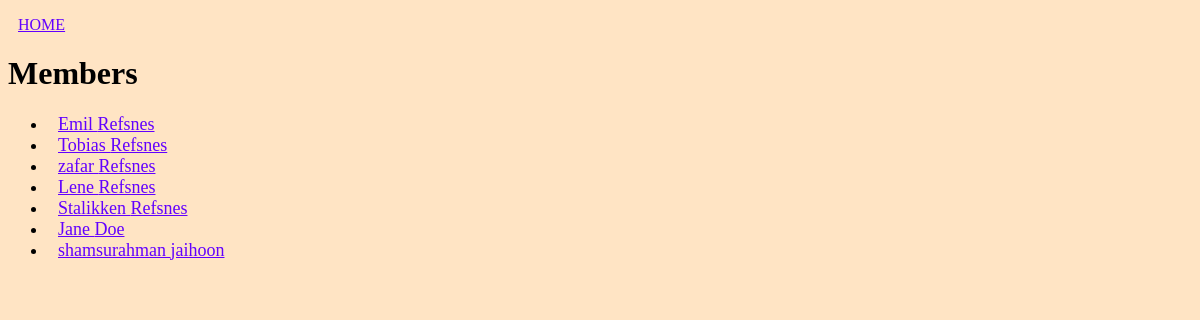
The page /members/ on the database its author committed.
### members/models.py (models this page shows, shortened)
class Member(models.Model):
  firstname = models.CharField(max_length=255)
  lastname = models.CharField(max_length=255)
  phone = models.IntegerField(null=True)
  joined_date = models.DateField(null=True)

### members/views.py (the view)
# urls.py: path('members/', views.members, name='members'),
def members(request):
  mymembers = Member.objects.all().values()
  template = loader.get_template('all_members.html')
  context = {
    'mymembers': mymembers,
  }
  return HttpResponse(template.render(context, request))

### members/templates/all_members.html (shortened to what this page needs)
{% extends "master.html" %}
{% block content %}
  <p><a href="/">HOME</a></p>
  <h1>Members</h1>
  <ul>
    {% for x in mymembers %}
      <li><a href="details/{{ x.id }}">{{ x.firstname }} {{ x.lastname }}</a></li>
    {% endfor %}
  </ul>
{% endblock %}

### members/templates/master.html (shortened to what this page needs)
{% load static %}
<!DOCTYPE html>
<html>
<head>
    <link rel="stylesheet" href="{% static 'myfirst.css'%}">
</head>
<body>
{% block content %}
{% endblock %}
</body>
</html>

### members/static/myfirst.css (style rules this page uses)
body { background-color: lightblue; font-family: verdana; }
body { background-color: bisque }
a { margin-left: 10px; color: rgb(98, 0, 255) }
li { font-size: large; font-weight: normal; font-style: normal; }

### rows shown on the page
Member: firstname "Emil", lastname "Refsnes"
Member: firstname "Tobias", lastname "Refsnes"
Member: firstname "zafar", lastname "Refsnes"
Member: firstname "Lene", lastname "Refsnes"
Member: firstname "Stalikken", lastname "Refsnes"
Member: firstname "Jane", lastname "Doe"
Member: firstname "shamsurahman", lastname "jaihoon"
